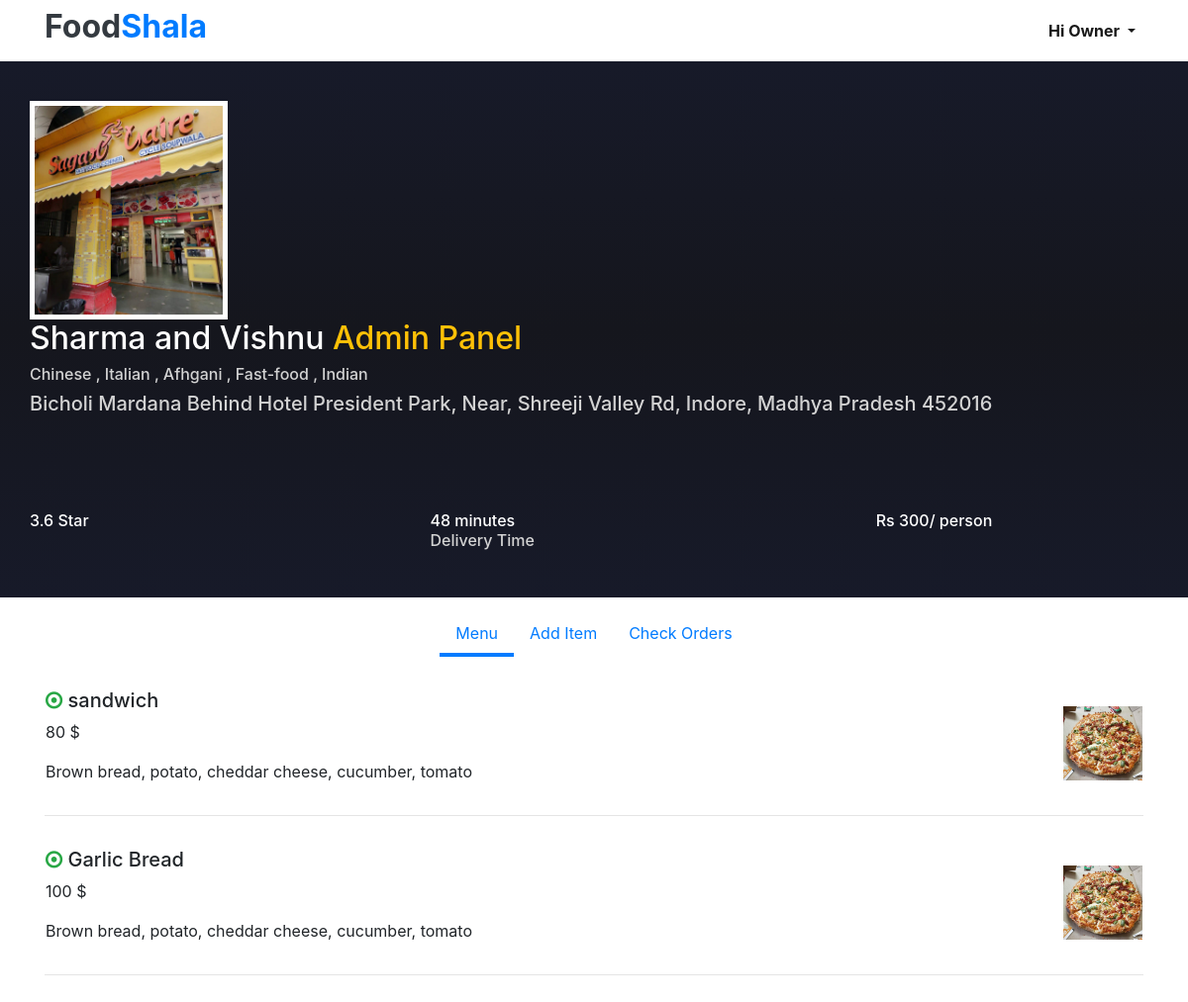
Page /restaurant-admin.php (signed in) on the committed database.
### tables this page shows
CREATE TABLE `restaurant` (
  `id` int(10) NOT NULL,
  `resname` text NOT NULL,
  `email` varchar(20) NOT NULL,
  `password` longtext NOT NULL,
  `address` longtext NOT NULL,
  `city` text NOT NULL
);

CREATE TABLE `menu` (
  `id` int(10) NOT NULL,
  `name` varchar(20) NOT NULL,
  `price` int(10) NOT NULL,
  `description` mediumtext NOT NULL,
  `resid` int(10) NOT NULL,
  `veg` text NOT NULL,
  `file` longtext NOT NULL
);

### restaurant-admin.php (the view, shortened to what this page needs)
<!DOCTYPE html>
<html lang="en">
<head>
    <link rel="stylesheet" href="https://maxcdn.bootstrapcdn.com/bootstrap/4.5.2/css/bootstrap.min.css">
    <link rel="stylesheet" href="https://stackpath.bootstrapcdn.com/font-awesome/4.7.0/css/font-awesome.min.css">
     <link rel="stylesheet" href="css/general/general.css">
    <link rel="stylesheet" href="css/restaurant-admin/restaurant-admin.css">
    <link rel="stylesheet" href="css/homepage/swiper.min.css">
</head>
<body >
<?php
    if(isset($_SESSION['restaurant']))
    {
?>
<?php
        $servername = "localhost";
        $username = "root";
        $password = "";
        $dbname = "foodshala";
        $conn = new mysqli($servername, $username, $password, $dbname);
        $restaurant_id = $_SESSION['resid'];
        $sql1 = "SELECT * FROM restaurant where id = '$restaurant_id'";
        $result = $conn->query($sql1);
        if ($result->num_rows > 0)
        {
          while($row = $result->fetch_assoc())
          {
            $rname = $row['resname'];
            $raddress = $row['address'];
          }
        }
        $sql = "SELECT * FROM menu where resid = '$restaurant_id'";
        $result = $conn->query($sql);
    ?>
    <nav class="navbar navbar-fixed-top navbar-expand-md bg-white navbar-light d-flex align-items-baseline">
        <div class="container">
            <a class="h2 font-weight-bold text-dark" href="#">Food<span class="text-primary" >Shala</span></a>
            <div class="collapse navbar-collapse" id="collapsibleNavbar">
                <ul class="navbar-nav ml-auto nav-login">
                    <?php
                        if(isset($_SESSION['email']))
                        {
                    ?>
                         <li class="nav-item">
                            <div class="dropdown show">
                                <a class="nav-link font-weight-bold dropdown-toggle" href="#" role="button" id="dropdownMenuLink" data-toggle="dropdown" aria-haspopup="true" aria-expanded="false">
                                    Hi Owner
                                </a>
                            </div>
                        </li>
                    <?php  } ?>
                </ul>
            </div>
        </div>
    </nav>
    <div id="restaurant-info-fluid" class="container-fluid">
        <div class="container ">
            <div class="d-flex justify-content-start flex-wrap">
                <div id="img-div">
                    <img src="img/restaurant-menu/sagar.jpg" alt="">
                </div>
                <div id="restaurant-info" class="">
                    <div>
                        <h2><?php echo $rname  ?>  <span class="text-warning">Admin Panel</span></h2>
                        <h6>Chinese , Italian , Afhgani , Fast-food , Indian</h6>
                        <h5><?php echo $raddress  ?> </h5>
                    </div>
                    <div id="restaurant-info-star" class="d-flex justify-content-between ">
                        <h6>3.6 Star</h6>
                        <h6>48 minutes <br> <span style="color: rgb(211, 211, 211);"> Delivery Time</span> </h6>
                        <h6>Rs 300/ person</h6>
                    </div>
                </div>
            </div>
        </div>
    </div>
    <div id="heading-menu" class="d-flex justify-content-center m-3">
         <ul class="nav justify-content-center" id="pills-tab" role="tablist">
            <li class="nav-item">
                <a class="nav-link active " id="pills-menu-tab" data-toggle="pill" href="#menu" role="tab" aria-selected="true">Menu</a>
            </li>
            <li class="nav-item">
                <a class="nav-link" id="pills-add-item-tab" data-toggle="pill" href="#add-item" role="tab"  aria-selected="false">Add Item</a>
            </li>
            <li class="nav-item">
                <a class="nav-link" id="pills-check-order-tab" data-toggle="pill" href="#check-order" role="tab"  aria-selected="false">Check Orders</a>
            </li>
        </ul>
    </div>
    <div id="cuisines" class="container">
        <div class="tab-content row d-flex justify-content-around ">
            <div class="tab-pane col-md-12 fade show active" id="menu" role="menu" aria-labelledby="pills-menu-tab">
                    <?php if ($result->num_rows > 0)
                            {
                            while($row = $result->fetch_assoc())
                                {
                    ?>
                    <div class="food-item-row row d-flex flex-wrap justify-content-between align-items-center pt-3 pl-3 pr-3">
                        <div class="w-75">
                            <h5>
                                <?php if($row['veg'] == 'Veg')
                                {?>
                                    <i class="fa fa-dot-circle-o text-success" aria-hidden="true"></i>
                                <?php } else { ?>
                                    <i class="fa fa-dot-circle-o text-danger" aria-hidden="true"></i>
                                <?php }
                                    echo $row['name'];?>
                            </h5>
                            <p><?php  echo $row['price'];?> $</p>
                            <p><?php  echo $row['description'];?></p>
                        </div>
                        <div class="add-cuisine-class">
                            <img src="img/uploads/<?php echo $row['file'];?>" alt="" onerror="this.onerror=null; this.src='img/searched/si.jpg'">
                        </div>
                    </div><hr>
                    <?php  }
                        }
                    ?>
            </div>
        </div>
    </div>
</body>
</html>
<?php
    }
    else
    echo "<script> location.href='/foodorder/login.php'; </script>";
?>

### css/restaurant-admin/restaurant-admin.css (style rules this page uses)
#restaurant-info-fluid { background: linear-gradient(to bottom , #171a29 , #15161d , #171a29); color:white }
#restaurant-info-fluid > .container { padding: 40px 0; }
#img-div img { width: 200px; margin-right: 30px; border:5px solid white; height: auto; }
#restaurant-info h5,h6 { color: rgb(211, 211, 211); }
#restaurant-info-star { margin-top: 10%; }
#restaurant-info-star h6 { color: white; }
#cuisines > div { margin-top: 5px; margin-bottom: 50px; padding-bottom: 10px; }
.food-item-row { margin-bottom: 10px; }
.add-cuisine-class { position: relative; }
#cuisines img { width: 80px; height: auto; }
#heading-menu .nav-item .active { animation: border-bottom; animation-duration: 0.5s; animation-fill-mode: forwards; }

### rows in the picture
restaurant: resname "Sharma and Vishnu", address "Bicholi Mardana Behind Hotel President Park, Near, Shreeji Valley Rd, Indore, Madhya Pradesh 452016"
menu: veg "Veg" (drawn), name "sandwich", price "80", description "Brown bread, potato, cheddar cheese, cucumber, tomato"
menu: veg "Veg" (drawn), name "Garlic Bread", price "100", description "Brown bread, potato, cheddar cheese, cucumber, tomato"
